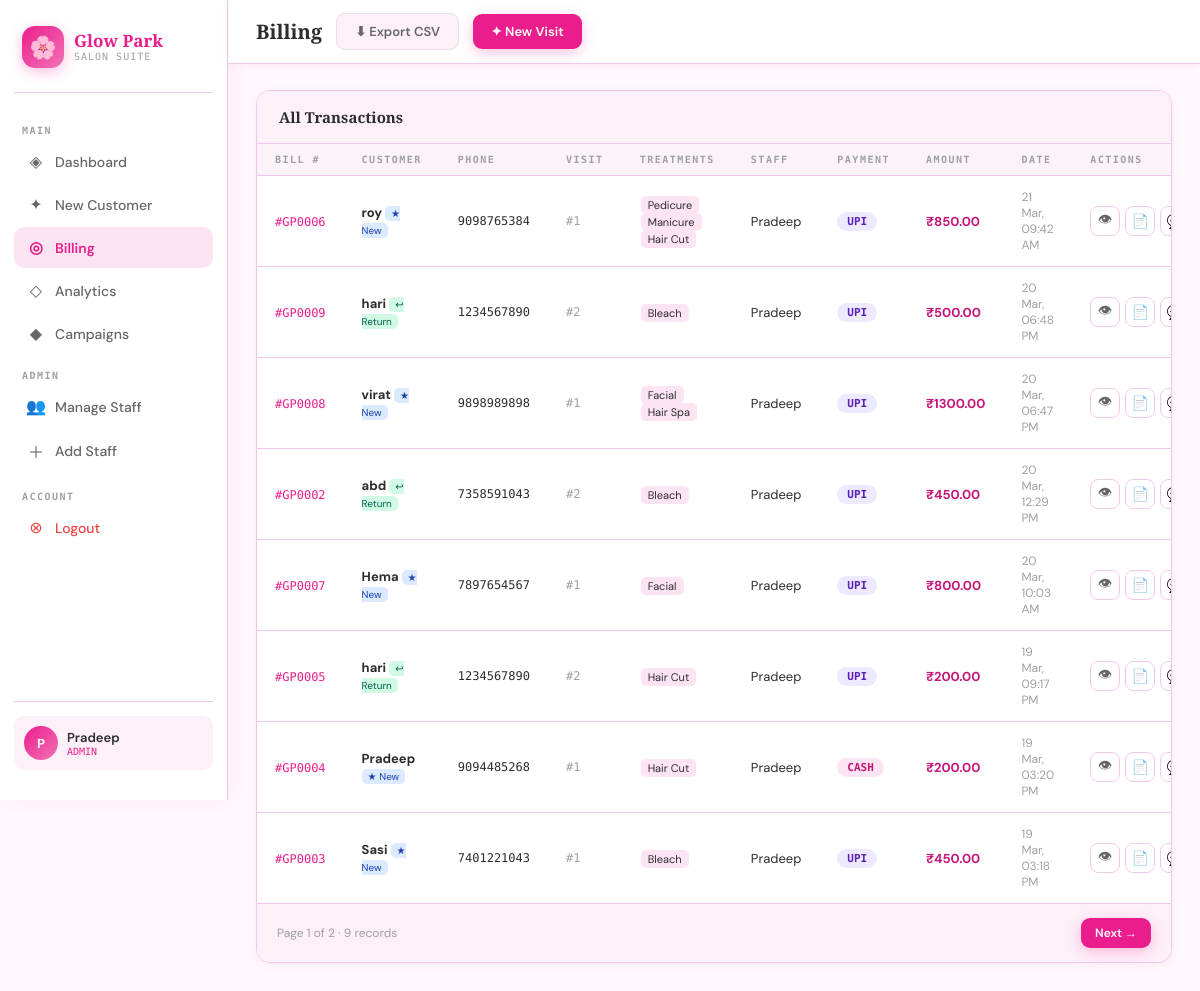
/billing (signed in), run on the app's committed database.
### app.py (models this page shows, shortened)
class User(db.Model, UserMixin):
    id       = db.Column(db.Integer, primary_key=True)
    name     = db.Column(db.String(100), nullable=False)
    email    = db.Column(db.String(100), unique=True, nullable=False)
    password = db.Column(db.String(100), nullable=False)
    role     = db.Column(db.String(20), nullable=False, default=ROLE_STAFF)
    @property
    def is_admin(self):
        return self.role in ADMIN_ROLES

class Visit(db.Model):
    id             = db.Column(db.Integer, primary_key=True)
    customer_id    = db.Column(db.Integer, db.ForeignKey('customer.id'), nullable=False)
    staff_id       = db.Column(db.Integer, db.ForeignKey('user.id'), nullable=False)
    visit_date     = db.Column(db.DateTime, default=lambda: __import__('datetime').datetime.now(
                          __import__('datetime').timezone(
                          __import__('datetime').timedelta(hours=5,minutes=30))).replace(tzinfo=None))
    total_amount   = db.Column(db.Numeric(10, 2), nullable=False)
    payment_method = db.Column(db.String(20))
    notes          = db.Column(db.Text)
    created_at     = db.Column(db.DateTime, default=datetime.utcnow)
    staff      = db.relationship('User', backref='visits')
    treatments = db.relationship('Treatment', secondary=visit_treatments, backref='visits')

class Customer(db.Model):
    id         = db.Column(db.Integer, primary_key=True)
    name       = db.Column(db.String(100), nullable=False)
    phone      = db.Column(db.String(20), unique=True, nullable=False)   # UNIQUE identity
    email      = db.Column(db.String(120))
    age        = db.Column(db.Integer)
    created_at = db.Column(db.DateTime, default=datetime.utcnow)
    visits = db.relationship('Visit', backref='customer', lazy='dynamic',
                             order_by='Visit.visit_date.desc()')
    @property
    def total_visits(self):
        return self.visits.count()
    @property
    def is_returning(self):
        return self.total_visits > 1

class Treatment(db.Model):
    id    = db.Column(db.Integer, primary_key=True)
    name  = db.Column(db.String(100), nullable=False)
    price = db.Column(db.Numeric(10, 2), nullable=False)
    is_active = db.Column(db.Boolean, default=True)

### app.py (the view)
@app.route('/billing')
@login_required
def billing_view():
    page = request.args.get('page', 1, type=int)
    visits = visits_for_user()\
        .order_by(Visit.visit_date.desc())\
        .paginate(page=page, per_page=8, error_out=False)
    return render_template('billing.html', visits=visits)

### app.py (called while the page is built)
@lm.user_loader
def load_user(user_id):
    return User.query.get(int(user_id))

def visits_for_user():
    if current_user.is_admin:
        return Visit.query
    return Visit.query.filter_by(staff_id=current_user.id)

### templates/billing.html (shortened to what this page needs)
{% extends 'base.html' %}
{% block page_title %}Billing{% endblock %}
{% block topbar_actions %}
  <button class="btn btn-ghost" onclick="doExportCSV()">⬇ Export CSV</button>
  <a href="{{ url_for('new_visit') }}" class="btn btn-pink">✦ New Visit</a>
{% endblock %}
{% block content %}
<div class="section-card">
  <div class="section-head">
    <div class="section-title">All Transactions</div>
  </div>
  <div class="table-wrap">
    <table>
      <thead>
        <tr>
          <th>Bill #</th>
          <th>Customer</th>
          <th>Phone</th>
          <th>Visit</th>
          <th>Treatments</th>
          <th>Staff</th>
          <th>Payment</th>
          <th>Amount</th>
          <th>Date</th>
          <th>Actions</th>
        </tr>
      </thead>
      <tbody>
        {% for v in visits.items %}
        <tr>
          <td>
            <span style="font-family:'DM Mono';font-size:12px;color:var(--pink)">
              #GP{{ '%04d'|format(v.id) }}
            </span>
          </td>
          <td>
            <a href="{{ url_for('customer_profile', customer_id=v.customer.id) }}"
               style="font-weight:700;color:var(--gray-dark);text-decoration:none">
              {{ v.customer.name }}
            </a>
            {% if v.customer.is_returning %}
              <span style="background:#D1FAE5;color:#065F46;padding:1px 6px;font-size:10px;border-radius:5px">↩ Return</span>
            {% else %}
              <span style="background:#DBEAFE;color:#1E40AF;padding:1px 6px;font-size:10px;border-radius:5px">★ New</span>
            {% endif %}
          </td>
          <td style="font-family:'DM Mono';font-size:12px">
            {{ v.customer.phone }}
          </td>
          <td style="font-family:'DM Mono';font-size:12px;color:var(--gray-light)">
            #{{ v.customer.total_visits }}
          </td>
          <td>
            {% for t in v.treatments %}
              <span style="background:var(--pink-light);padding:2px 7px;border-radius:5px;font-size:11px;margin:1px">
                {{ t.name }}
              </span>
            {% endfor %}
          </td>
          <td>{{ v.staff.name if v.staff else '—' }}</td>
          <td>
            <span class="badge b-{{ (v.payment_method or 'cash').lower() }}">
              {{ (v.payment_method or 'CASH').upper() }}
            </span>
          </td>
          <td><b style="color:var(--pink-deep)">₹{{ v.total_amount }}</b></td>
          <td style="font-size:12px;color:var(--gray-light)">
            {{ v.visit_date.strftime('%d %b, %I:%M %p') }}
          </td>
          <td>
            <div style="display:flex;gap:5px">
              <a href="{{ url_for('generate_bill', visit_id=v.id) }}" class="icon-btn">👁</a>
              <a href="{{ url_for('download_bill', visit_id=v.id) }}" class="icon-btn">📄</a>
              <button class="icon-btn wa"
                onclick="sendWhatsApp('{{ v.customer.phone }}','{{ v.customer.name }}',{{ v.id }},'{{ v.total_amount }}')">💬</button>
            </div>
          </td>
        </tr>
        {% else %}
        <tr>
          <td colspan="10" style="text-align:center;padding:40px;color:var(--gray-light)">
            No transactions found.
          </td>
        </tr>
        {% endfor %}
      </tbody>
    </table>
  </div>
  {% if visits.pages > 1 %}
  <div style="display:flex;align-items:center;justify-content:space-between;
              padding:14px 20px;border-top:1px solid var(--pink-border);
              background:var(--pink-pale)">
    <span style="font-size:12px;color:var(--gray-light)">
      Page {{ visits.page }} of {{ visits.pages }} · {{ visits.total }} records
    </span>
    <div style="display:flex;gap:6px">
      {% if visits.has_next %}
        <a href="{{ url_for('billing_view', page=visits.next_num) }}"
           class="btn btn-pink" style="padding:7px 14px;font-size:12px">
           Next →
        </a>
      {% endif %}
    </div>
  </div>
  {% endif %}
</div>
{% endblock %}

### templates/base.html (shortened to what this page needs)
<!DOCTYPE html>
<html lang="en">
<head>
</head>
<body>
<aside class="sidebar">
  <div class="sidebar-brand">
    <div class="brand-icon">🌸</div>
    <div>
      <div class="brand-name">Glow Park</div>
      <div class="brand-sub">Salon Suite</div>
    </div>
  </div>
  <div class="nav-sec">Main</div>
  <a href="{{ url_for('dashboard') }}" class="nav-item {% if request.endpoint=='dashboard' %}active{% endif %}">
    <span class="nav-icon">◈</span> Dashboard
  </a>
  <a href="{{ url_for('new_visit') }}" class="nav-item {% if request.endpoint=='new_visit' %}active{% endif %}">
    <span class="nav-icon">✦</span> New Customer
  </a>
  <a href="{{ url_for('billing_view') }}" class="nav-item {% if request.endpoint=='billing_view' %}active{% endif %}">
    <span class="nav-icon">◎</span> Billing
  </a>
  {% if current_user.role in ['admin', 'manager'] %}
  <a href="{{ url_for('analytics_view') }}" class="nav-item {% if request.endpoint=='analytics_view' %}active{% endif %}">
    <span class="nav-icon">◇</span> Analytics
  </a>
  <a href="{{ url_for('campaigns_view') }}" class="nav-item {% if request.endpoint=='campaigns_view' %}active{% endif %}">
    <span class="nav-icon">◆</span> Campaigns
  </a>
  {% endif %}
  {% if current_user.role == 'admin' %}
  <div class="nav-sec" style="margin-top:14px">Admin</div>
  <a href="{{ url_for('manage_staff') }}" class="nav-item {% if request.endpoint=='manage_staff' %}active{% endif %}">
    <span class="nav-icon">👥</span> Manage Staff
  </a>
  <a href="{{ url_for('register') }}" class="nav-item {% if request.endpoint=='register' %}active{% endif %}">
    <span class="nav-icon">＋</span> Add Staff
  </a>
  {% endif %}
  <div class="nav-sec" style="margin-top:16px">Account</div>
  <a href="{{ url_for('logout') }}" class="nav-item" style="color:#EF4444">
    <span class="nav-icon">⊗</span> Logout
  </a>
  <div class="sidebar-bottom">
    <div class="user-card">
      <div class="user-avatar">{{ current_user.name[0].upper() }}</div>
      <div>
        <div class="user-name">{{ current_user.name }}</div>
        <div class="user-role">{{ current_user.role }}</div>
      </div>
    </div>
  </div>
</aside>
<div class="main">
  <div class="topbar">
    <div class="topbar-title">{% block page_title %}Dashboard{% endblock %}</div>
    {% block topbar_actions %}{% endblock %}
  </div>
  <div class="content">
    {% block content %}{% endblock %}
  </div>
</div>
</body>
</html>

### data on the page
User: name "P", name "Pradeep", role "ADMIN"
Visit: id "0006", customer.name "roy", shows "★ New", customer.phone "9098765384", customer.total_visits "1", staff "Pradeep", payment_method "UPI", total_amount "850.00", visit_date "21 Mar, 09:42 AM"
Treatment: name "Pedicure"
Treatment: name "Manicure"
Treatment: name "Hair Cut"
Visit: id "0009", customer.name "hari", shows "↩ Return", customer.phone "1234567890", customer.total_visits "2", staff "Pradeep", payment_method "UPI", total_amount "500.00", visit_date "20 Mar, 06:48 PM"
Treatment: name "Bleach"
Visit: id "0008", customer.name "virat", shows "★ New", customer.phone "9898989898", customer.total_visits "1", staff "Pradeep", payment_method "UPI", total_amount "1300.00", visit_date "20 Mar, 06:47 PM"
Treatment: name "Facial"
Treatment: name "Hair Spa"
Visit: id "0002", customer.name "abd", shows "↩ Return", customer.phone "7358591043", customer.total_visits "2", staff "Pradeep", payment_method "UPI", total_amount "450.00", visit_date "20 Mar, 12:29 PM"
Visit: id "0007", customer.name "Hema", shows "★ New", customer.phone "7897654567", customer.total_visits "1", staff "Pradeep", payment_method "UPI", total_amount "800.00", visit_date "20 Mar, 10:03 AM"
Visit: id "0005", customer.name "hari", shows "↩ Return", customer.phone "1234567890", customer.total_visits "2", staff "Pradeep", payment_method "UPI", total_amount "200.00", visit_date "19 Mar, 09:17 PM"
Visit: id "0004", customer.name "Pradeep", shows "★ New", customer.phone "9094485268", customer.total_visits "1", staff "Pradeep", payment_method "CASH", total_amount "200.00", visit_date "19 Mar, 03:20 PM"
Visit: id "0003", customer.name "Sasi", shows "★ New", customer.phone "7401221043", customer.total_visits "1", staff "Pradeep", payment_method "UPI", total_amount "450.00", visit_date "19 Mar, 03:18 PM"

### other printed values
{{ visits.page }} "1"
{{ visits.pages }} "2"
{{ visits.total }} "9"
